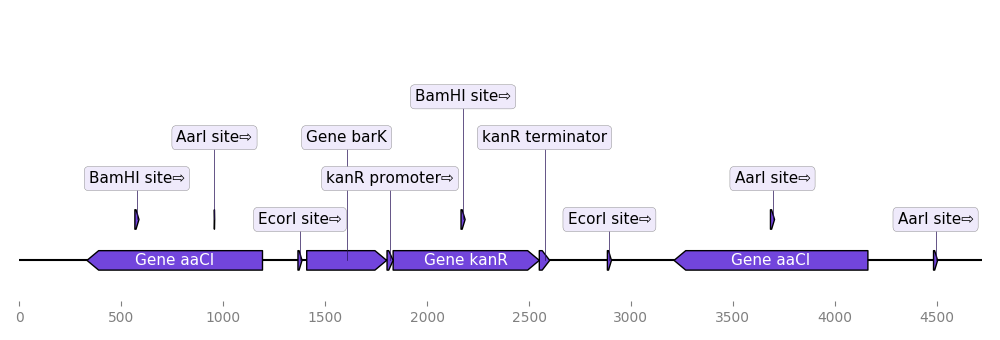

This figure's Python source:
from dna_features_viewer import GraphicRecord
from Bio import SeqIO
with open("example_sequence.gb", "r") as f:
    record = SeqIO.read(f, "genbank")
graphic_record = GraphicRecord.from_biopython_record(
    record,
    fun_label= lambda feature: feature.qualifiers["label"][0]
)
ax, _ = graphic_record.plot(fig_width=10)
ax.figure.tight_layout()
ax.figure.savefig("from_genbank.png")
